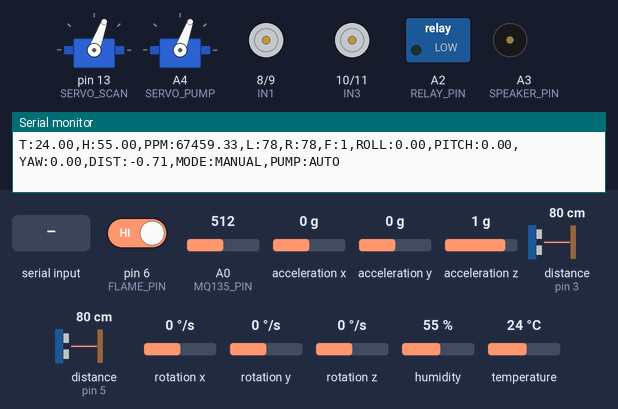
Simulated run of this sketch. Board: Arduino Uno, built with avr-gcc and run on an emulated ATmega328P. Shown: 2 × servo, motor-driver pin pairs drawn as motors (green arrow = first pin HIGH = forward, orange = second pin HIGH = backward, longer = more drive, scaled by the enable pin), switched loads named in the sketch (green lamp = pin HIGH), buzzer (waves = sounding), the last lines printed to the serial monitor. Wiring (inferred from the names in the program): 2 × ultrasonic range finder: trigger pin 2, echo pin 3 / trigger pin 4, echo pin 5. The test bench sets the inputs (shaded band); at power-on: distance to the obstacle (sensors on pin 3, pin 5) 80 cm, pin 6 (FLAME_PIN) HIGH, A0 (MQ135_PIN) = 512, acceleration x 0 g, acceleration y 0 g, acceleration z 1 g, rotation x 0 °/s, rotation y 0 °/s, rotation z 0 °/s, humidity 55 %, temperature 24 °C. The echo pulse lasts 58.3 µs per cm; pins used as bus, display or sensor lines are not drawn.

Above: at 1.2 s.
1.3 s: "AUTO\n" received over Serial
At 2.1 s:
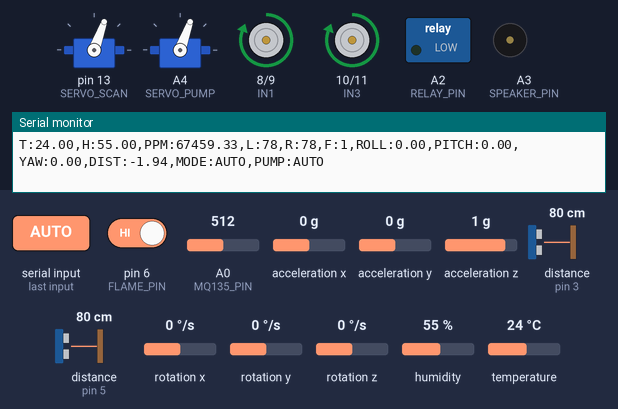
2.8 s: distance to the obstacle (sensor on pin 3) set to 23 cm
4.3 s: distance to the obstacle (sensor on pin 3) set to 19 cm
At 4.7 s:
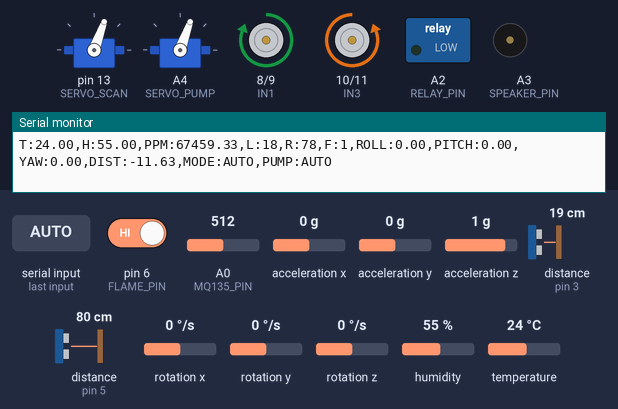
5.9 s: distance to the obstacle (sensor on pin 5) set to 22 cm
12.1 s: distance to the obstacle (sensor on pin 5) set to 19 cm
At 12.4 s:
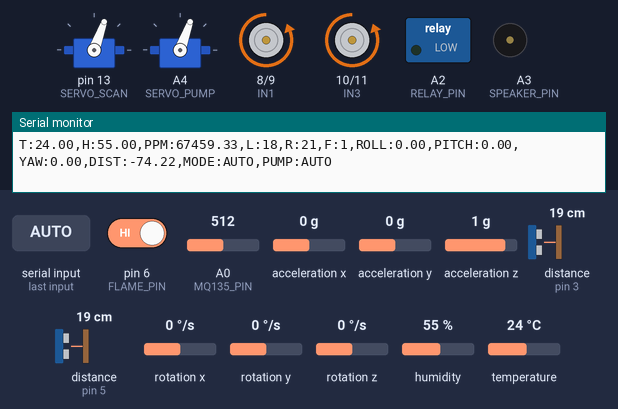
15.6 s: pin 6 (FLAME_PIN) driven LOW
At 16.9 s:
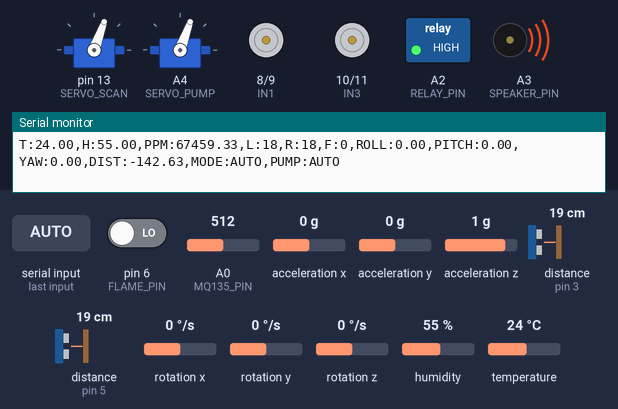
Timing chart, 0 to 18.4 s (numbered marks = the images above; inputs shaded):
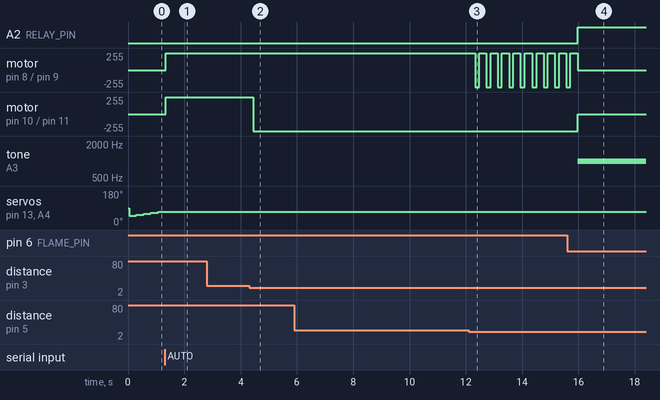

Measured:
- the behaviour switches between 21 and 20 cm on distance to the obstacle (sensor on pin 3) (found by bisection; images 1 and 2)
- the behaviour switches between 21 and 20 cm on distance to the obstacle (sensor on pin 5) (found by bisection; images 2 and 3)
- after the input at 1.3 s, motor on pin 8 (IN1) / pin 9 (IN2), motor on pin 10 (IN3) / pin 11 (IN4): stopped → forward 255/255 at once; servo on pin 13 (SERVO_SCAN), servo on A4 (SERVO_PUMP): stays 70° (without the input it goes to 75° after 0.04 s)
- after the input at 4.3 s, motor on pin 10 (IN3) / pin 11 (IN4): forward 255/255 → backward 255/255 after 0.14 s
- after the input at 12.1 s, motor on pin 8 (IN1) / pin 9 (IN2): alternates forward 255/255 for 0.25 s and backward 255/255 for 0.15 s, starting after 0.23 s
- after the input at 15.6 s, A2 (RELAY_PIN): LOW → HIGH after 0.37 s; motor on pin 10 (IN3) / pin 11 (IN4): backward 255/255 → stopped after 0.37 s; tone on A3 (SPEAKER_PIN): silent → 1000 Hz after 0.37 s

The sketch:

rover_arduino_code.ino
```cpp
#include <Wire.h>
#include <MPU6050.h>
#include <Servo.h>
#include <DHT.h>
#include <math.h>

// -------- MPU --------
MPU6050 mpu;

// -------- DHT --------
#define DHTPIN A1
#define DHTTYPE DHT11
DHT dht(DHTPIN, DHTTYPE);

// -------- SERVOS --------
Servo scanServo;
Servo pumpServo;

#define SERVO_SCAN 13
#define SERVO_PUMP A4

// -------- RELAY --------
#define RELAY_PIN A2

// -------- SPEAKER --------
#define SPEAKER_PIN A3

// -------- ULTRASONIC --------
#define TRIG_LEFT 2
#define ECHO_LEFT 3
#define TRIG_RIGHT 4
#define ECHO_RIGHT 5

// -------- SENSORS --------
#define FLAME_PIN 6
#define MQ135_PIN A0

// -------- MOTORS --------
#define IN1 8
#define IN2 9
#define IN3 10
#define IN4 11
#define ENA 7
#define ENB 12

// -------- VARIABLES --------
float temperature, humidity, airPPM;
char command = 'S';

float roll, pitch, yaw;

// distance (approx)
float velocity = 0;
float distanceTravelled = 0;
unsigned long prevTime = 0;

// modes
String roverMode = "MANUAL";
String pumpMode = "AUTO";

bool pumpState = false;
String currentSound = "";

// servo scan
int scanPos = 45;
int scanDir = 1;
unsigned long lastScan = 0;
int targetAngle = 90;

// -------- FUNCTIONS --------

// Ultrasonic
int getDistance(int trig, int echo) {
  digitalWrite(trig, LOW);
  delayMicroseconds(5);
  digitalWrite(trig, HIGH);
  delayMicroseconds(10);
  digitalWrite(trig, LOW);

  long duration = pulseIn(echo, HIGH, 30000);
  if (duration == 0) return 400;

  int dist = duration * 0.034 / 2;
  if (dist < 2 || dist > 400) return 400;

  return dist;
}

// MQ135
float readMQ135PPM() {
  int adc = analogRead(MQ135_PIN);
  float voltage = adc * (5.0 / 1023.0);
  if (voltage <= 0.1) return 0;

  float Rs = (5.0 - voltage) / voltage;
  float ratio = Rs / 10.0;
  return 116.6 * pow(ratio, -2.76);
}

// MPU
void updateMPU() {
  int16_t ax, ay, az, gx, gy, gz;
  mpu.getMotion6(&ax, &ay, &az, &gx, &gy, &gz);

  roll = atan2(ay, az) * 180 / PI;
  pitch = atan2(-ax, sqrt(ay * ay + az * az)) * 180 / PI;
  yaw += gz / 131.0 * 0.02;

  float accel = sqrt(ax*ax + ay*ay + az*az)/16384.0 - 1.0;

  unsigned long t = millis();
  float dt = (t - prevTime)/1000.0;
  prevTime = t;

  velocity += accel * dt;
  distanceTravelled += velocity * dt;

  if (abs(velocity) < 0.01) velocity = 0;
}

// 🔊 SOUND
void playSound() {
  if (currentSound == "alert") {
    tone(SPEAKER_PIN, 1000);
  }
  else if (currentSound == "horn") {
    tone(SPEAKER_PIN, 600);
  }
  else {
    noTone(SPEAKER_PIN);
  }
}

// 🔥 FIRE TRACKING (NO JITTER)
void fireTracking(int flame) {

  if (flame == LOW) {
    targetAngle = scanPos;
    pumpServo.write(targetAngle);

    currentSound = "alert";

    if (pumpMode == "AUTO") {
      digitalWrite(RELAY_PIN, HIGH);
    }

  } else {

    if (millis() - lastScan > 30) {
      lastScan = millis();

      scanPos += scanDir * 5;

      if (scanPos >= 135 || scanPos <= 45) {
        scanDir *= -1;
      }

      scanServo.write(scanPos);
      pumpServo.write(scanPos);
    }

    if (pumpMode == "AUTO") {
      digitalWrite(RELAY_PIN, LOW);
    }
  }
}

// 🤖 AUTO NAVIGATION
void autoNavigation(int leftDist, int rightDist, int flame) {

  if (flame == LOW) {
    stopMotors();
    fireTracking(flame);
    return;
  }

  if (leftDist < 20 && rightDist < 20) {
    moveBackward();
    delay(150);
    turnRight();
  }
  else if (leftDist < 20) {
    turnRight();
  }
  else if (rightDist < 20) {
    turnLeft();
  }
  else {
    moveForward();
  }
}

// MOTOR
void moveForward(){ digitalWrite(IN1,HIGH); digitalWrite(IN2,LOW); digitalWrite(IN3,HIGH); digitalWrite(IN4,LOW);}
void moveBackward(){ digitalWrite(IN1,LOW); digitalWrite(IN2,HIGH); digitalWrite(IN3,LOW); digitalWrite(IN4,HIGH);}
void turnLeft(){ digitalWrite(IN1,LOW); digitalWrite(IN2,HIGH); digitalWrite(IN3,HIGH); digitalWrite(IN4,LOW);}
void turnRight(){ digitalWrite(IN1,HIGH); digitalWrite(IN2,LOW); digitalWrite(IN3,LOW); digitalWrite(IN4,HIGH);}
void stopMotors(){ digitalWrite(IN1,LOW); digitalWrite(IN2,LOW); digitalWrite(IN3,LOW); digitalWrite(IN4,LOW);}

// -------- SETUP --------
void setup() {
  Serial.begin(9600);

  Wire.begin();
  mpu.initialize();

  pinMode(RELAY_PIN, OUTPUT);
  pinMode(SPEAKER_PIN, OUTPUT);
  pinMode(FLAME_PIN, INPUT);

  pinMode(TRIG_LEFT, OUTPUT);
  pinMode(ECHO_LEFT, INPUT);
  pinMode(TRIG_RIGHT, OUTPUT);
  pinMode(ECHO_RIGHT, INPUT);

  pinMode(IN1, OUTPUT);
  pinMode(IN2, OUTPUT);
  pinMode(IN3, OUTPUT);
  pinMode(IN4, OUTPUT);

  analogWrite(ENA, 150);
  analogWrite(ENB, 150);

  scanServo.attach(SERVO_SCAN);
  pumpServo.attach(SERVO_PUMP);

  dht.begin();
  prevTime = millis();
}

// -------- LOOP --------
void loop() {

  // SERIAL COMMANDS
  if (Serial.available()) {
    String cmd = Serial.readStringUntil('\n');

    if (cmd == "AUTO") roverMode = "AUTO";
    else if (cmd == "MANUAL") roverMode = "MANUAL";

    else if (cmd == "F") command = 'F';
    else if (cmd == "B") command = 'B';
    else if (cmd == "L") command = 'L';
    else if (cmd == "R") command = 'R';
    else if (cmd == "S") command = 'S';

    else if (cmd == "P1"){ pumpMode="MANUAL"; pumpState=true; }
    else if (cmd == "P0"){ pumpMode="MANUAL"; pumpState=false; }
    else if (cmd == "A"){ pumpMode="AUTO"; }

    else if (cmd.startsWith("SOUND:")){
      currentSound = cmd.substring(6);
    }
  }

  // SENSOR READ
  int leftDist = getDistance(TRIG_LEFT, ECHO_LEFT);
  int rightDist = getDistance(TRIG_RIGHT, ECHO_RIGHT);

  temperature = dht.readTemperature();
  humidity = dht.readHumidity();
  airPPM = readMQ135PPM();

  int flame = digitalRead(FLAME_PIN);

  updateMPU();

  // SAFETY STOP
  if (flame == LOW) {
    stopMotors();
  }

  // CONTROL
  if (roverMode == "AUTO") {
    autoNavigation(leftDist, rightDist, flame);
  } else {
    switch(command){
      case 'F': moveForward(); break;
      case 'B': moveBackward(); break;
      case 'L': turnLeft(); break;
      case 'R': turnRight(); break;
      case 'S': stopMotors(); break;
    }

    fireTracking(flame); // manual mode still tracks fire
  }

  // PUMP (manual override)
  if (pumpMode == "MANUAL") {
    digitalWrite(RELAY_PIN, pumpState);
  }

  // SOUND
  playSound();

  // SERIAL OUTPUT
  Serial.print("T:"); Serial.print(temperature);
  Serial.print(",H:"); Serial.print(humidity);
  Serial.print(",PPM:"); Serial.print(airPPM);
  Serial.print(",L:"); Serial.print(leftDist);
  Serial.print(",R:"); Serial.print(rightDist);
  Serial.print(",F:"); Serial.print(flame);

  Serial.print(",ROLL:"); Serial.print(roll);
  Serial.print(",PITCH:"); Serial.print(pitch);
  Serial.print(",YAW:"); Serial.print(yaw);
  Serial.print(",DIST:"); Serial.print(distanceTravelled);

  Serial.print(",MODE:"); Serial.print(roverMode);
  Serial.print(",PUMP:"); Serial.print(pumpMode);

  Serial.println();

  delay(200);
}  
```
